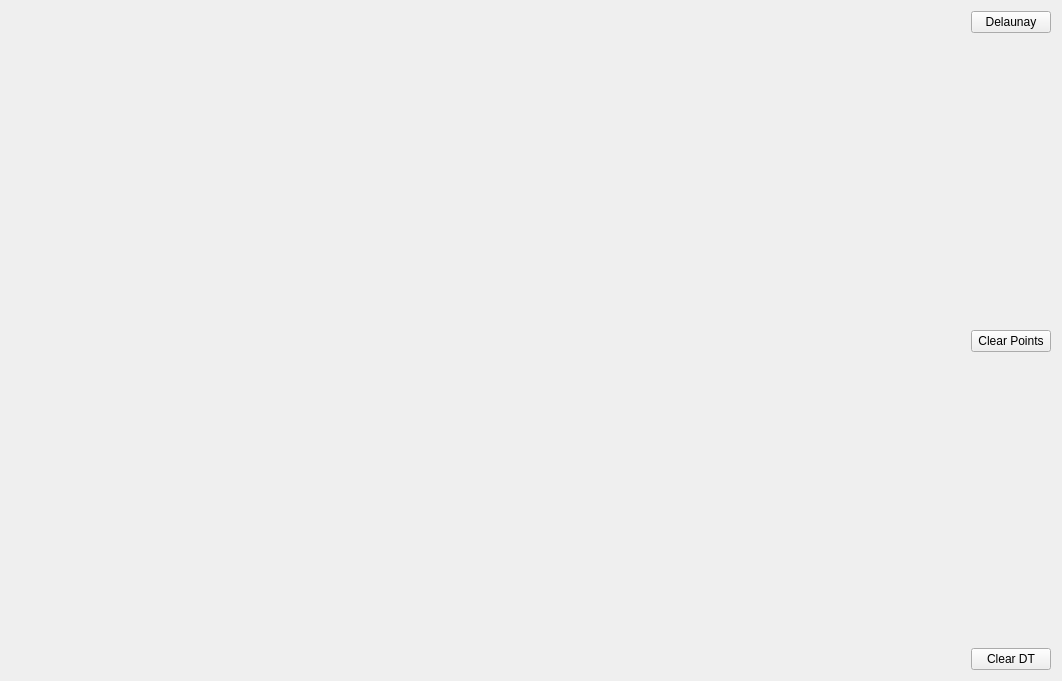
<?xml version="1.0" encoding="UTF-8"?>
<ui version="4.0">
 <class>Widget</class>
 <widget class="QWidget" name="Widget">
  <property name="geometry">
   <rect>
    <x>0</x>
    <y>0</y>
    <width>1062</width>
    <height>681</height>
   </rect>
  </property>
  <property name="windowTitle">
   <string>Widget</string>
  </property>
  <layout class="QHBoxLayout" name="horizontalLayout">
   <item>
    <widget class="Draw" name="Canvas" native="true">
     <property name="sizePolicy">
      <sizepolicy hsizetype="Preferred" vsizetype="Preferred">
       <horstretch>1</horstretch>
       <verstretch>1</verstretch>
      </sizepolicy>
     </property>
    </widget>
   </item>
   <item>
    <layout class="QVBoxLayout" name="verticalLayout_3">
     <item>
      <widget class="QPushButton" name="pushButton_7">
       <property name="text">
        <string>Delaunay</string>
       </property>
      </widget>
     </item>
     <item>
      <spacer name="verticalSpacer_4">
       <property name="orientation">
        <enum>Qt::Vertical</enum>
       </property>
       <property name="sizeHint" stdset="0">
        <size>
         <width>20</width>
         <height>40</height>
        </size>
       </property>
      </spacer>
     </item>
     <item>
      <widget class="QPushButton" name="pushButton_11">
       <property name="text">
        <string>Clear Points</string>
       </property>
      </widget>
     </item>
     <item>
      <spacer name="verticalSpacer_6">
       <property name="orientation">
        <enum>Qt::Vertical</enum>
       </property>
       <property name="sizeHint" stdset="0">
        <size>
         <width>20</width>
         <height>40</height>
        </size>
       </property>
      </spacer>
     </item>
     <item>
      <widget class="QPushButton" name="pushButton_12">
       <property name="text">
        <string>Clear DT</string>
       </property>
      </widget>
     </item>
    </layout>
   </item>
  </layout>
 </widget>
 <customwidgets>
  <customwidget>
   <class>Draw</class>
   <extends>QWidget</extends>
   <header>draw.h</header>
   <container>1</container>
  </customwidget>
 </customwidgets>
 <resources/>
 <connections/>
</ui>
